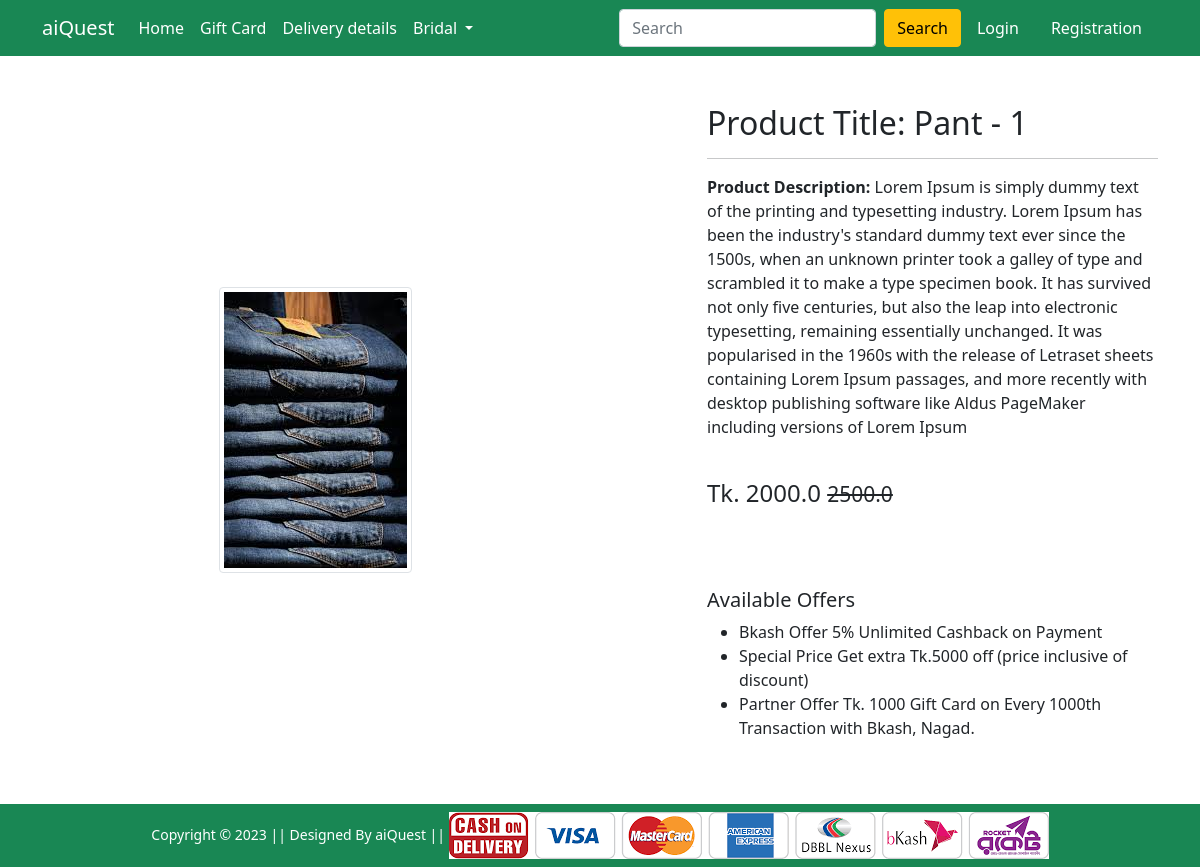
Page /product/1 on the committed database.
### Shop/models.py (models this page shows, shortened)
class Product(models.Model):
    title = models.CharField(max_length=100)
    selling_price = models.FloatField()
    discounted_price = models.FloatField()
    description = models.TextField()
    brand = models.CharField(max_length=100)
    category = models.CharField(choices=CATEGORY_CHOICES,max_length=2)
    product_image = models.ImageField(upload_to='productimg')

### Shop/views.py (the view)
# urls.py: path('product/<int:pk>', views.ProductDetailsView.as_view(), name= 'show_product_details'),
class ProductDetailsView(View):
    def get(self, request, pk):
        productDetails = Product.objects.get(pk=pk)
        return render(request, 'Shop/productdetail.html', {'productD': productDetails})

### Shop/templates/Shop/productdetail.html (shortened to what this page needs)
{% extends 'Shop/base.html' %}
{% load static %}
{% block main-content %}
<div class="container my-5">
    <div class="row">
        <div class="col-sm-6 text-center align-self-center">
            <img src="{{productD.product_image.url}}" alt="" class="img-fluid img-thumbnail">
        </div>
        <div class="col-sm-5 offset-sm-1">
            <h2>Product Title: {{productD.title}}</h2>
            <hr>
            <p> <strong>Product Description:</strong> {{productD.description}}</p> <br>
            <h4>Tk. {{productD.discounted_price}} <small class="fw-light text-decoration-line-through">{{productD.selling_price}}</small></h4> <br>
            <h5 class="mt-5">Available Offers</h5>
            <ul>
                <li>Bkash Offer 5% Unlimited Cashback on Payment</li>
                <li>Special Price Get extra Tk.5000 off (price inclusive of discount)</li>
                <li>Partner Offer Tk. 1000 Gift Card on Every 1000th Transaction with Bkash, Nagad.</li>
            </ul>
        </div>
    </div>
</div>
{% endblock main-content %}

### rows in the picture
Product: product_image (picture), title "Pant - 1", description "Lorem Ipsum is simply dummy text of the printing and typesetting industry. Lorem Ipsum has been the industry's standard dummy text ever since the 1500s, when an unknown printer took a galley of type and scrambled it to make a type specimen book. It has survived not only five centuries, but also the leap into electronic typesetting, remaining essentially unchanged. It was popularised in the 1960s with the release of Letraset sheets containing Lorem Ipsum passages, and more recently with desktop publishing software like Aldus PageMaker including versions of Lorem Ipsum", discounted_price "2000.0", selling_price "2500.0"
